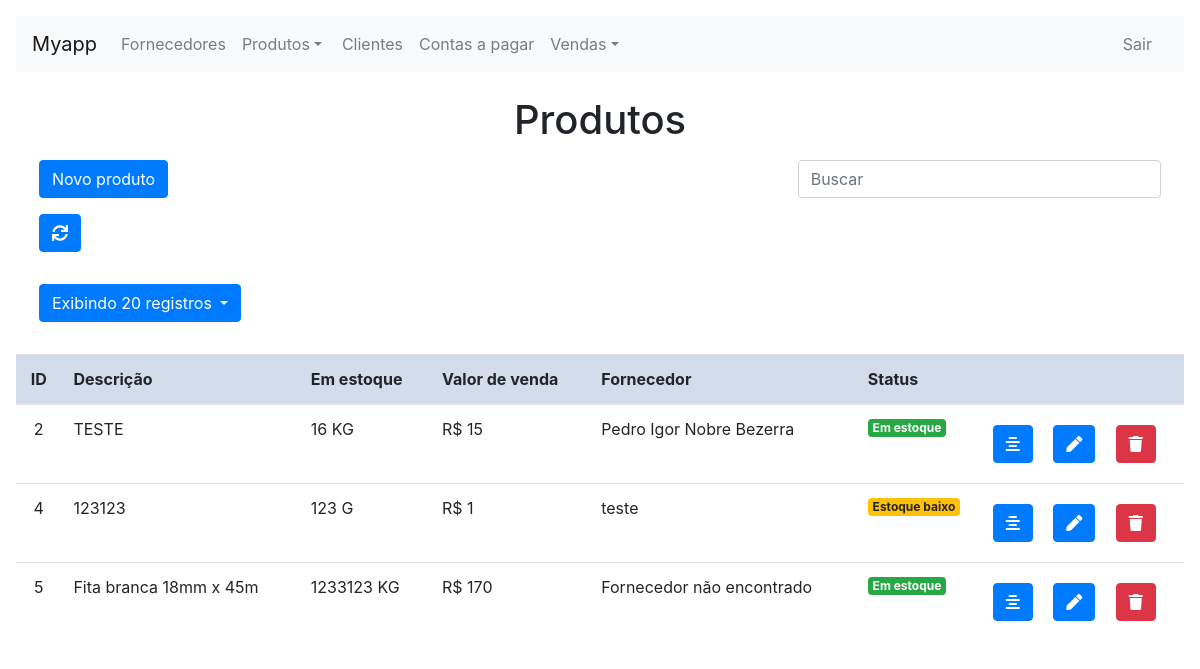
Page /product.php on the earlier database version.
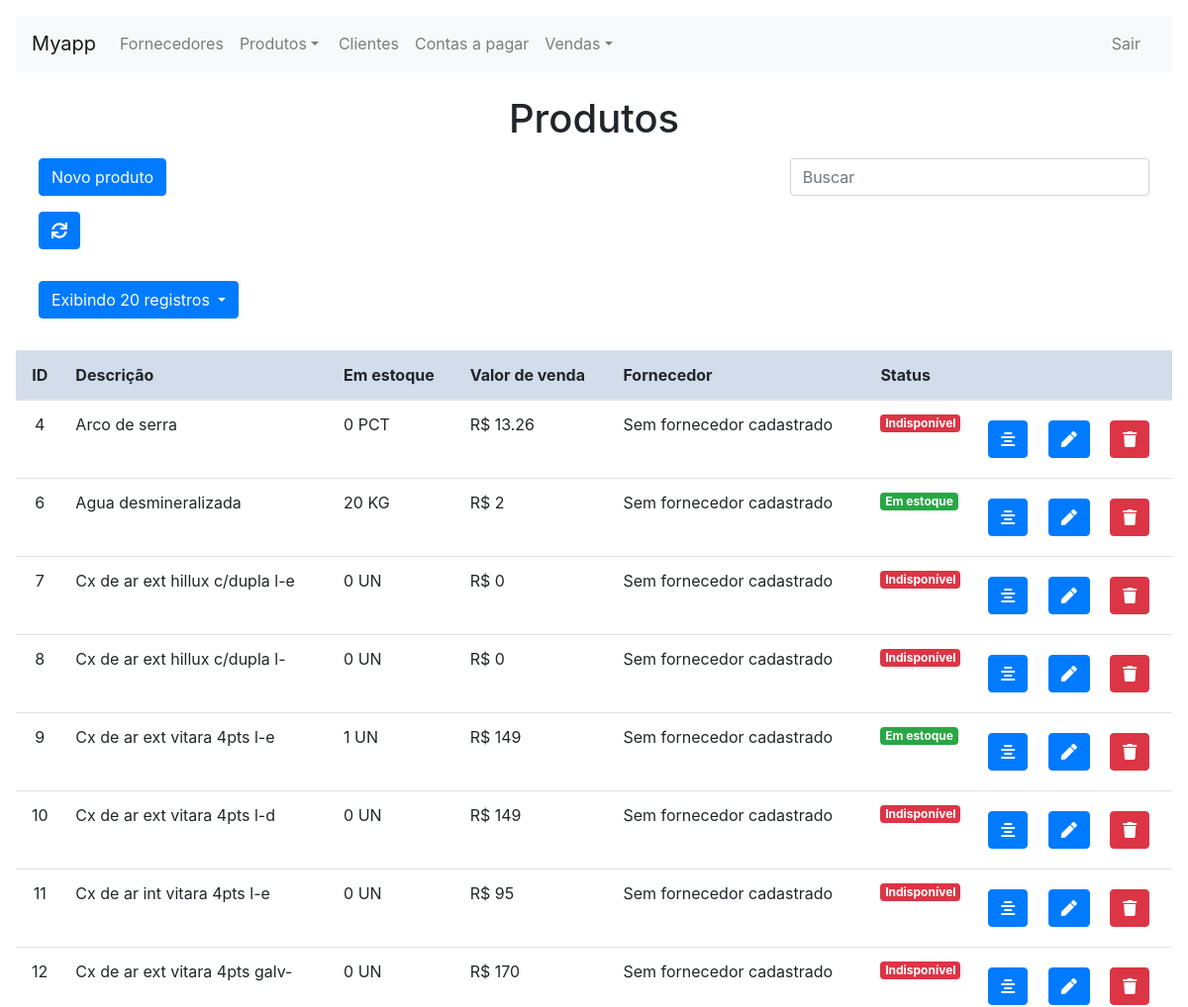
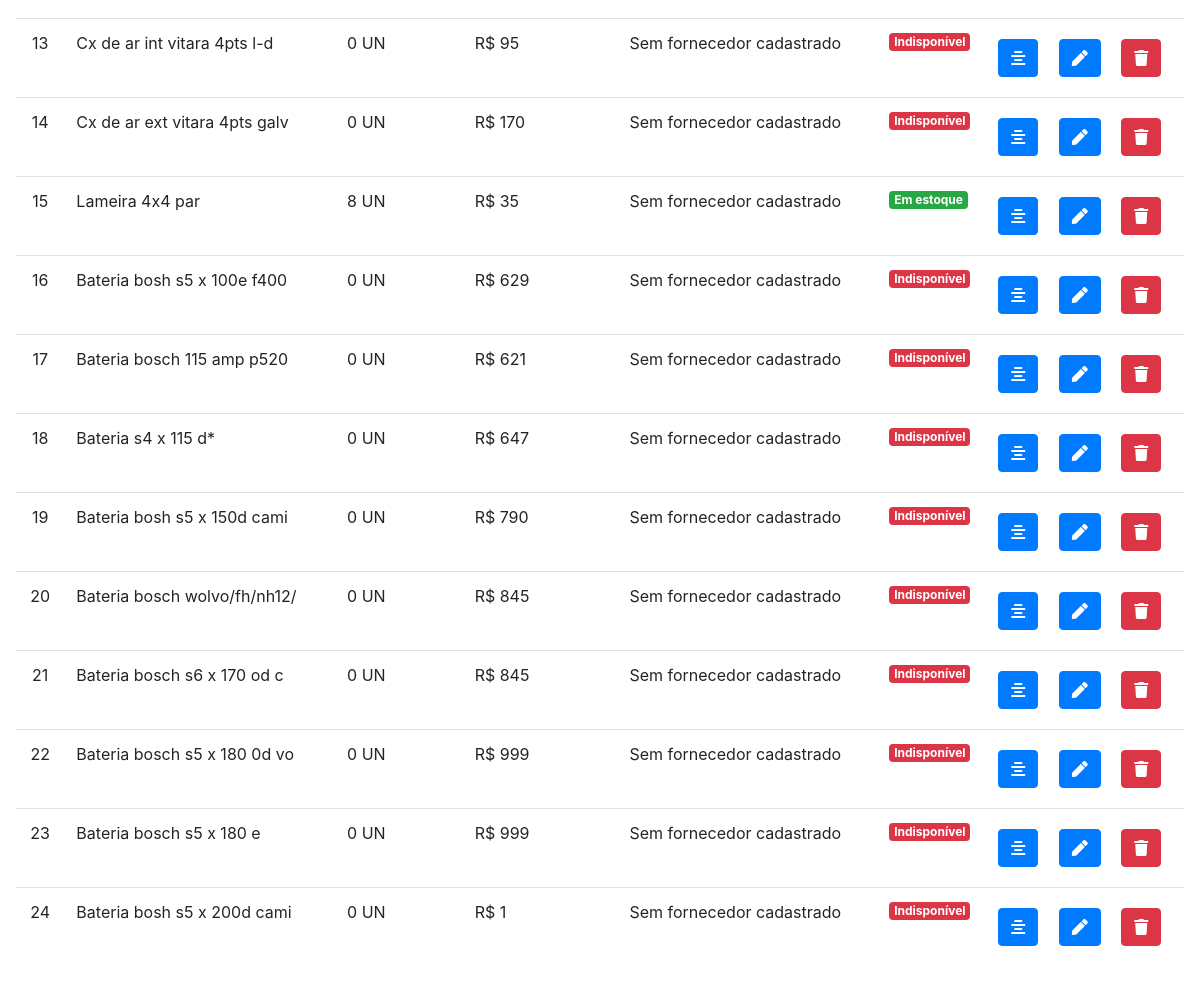
Same page on the later database version (2 pictures, top to bottom).
### tables this page shows
CREATE TABLE `product` (
  `ID` int(11) NOT NULL,
  `DESCRIPTION` text NOT NULL,
  `QUANTITY` varchar(255) NOT NULL,
  `LOW_STOCK` varchar(255) NOT NULL,
  `FK_ID_UNITY` int(11) NOT NULL,
  `MEASURE` varchar(255) NOT NULL,
  `COST` varchar(255) NOT NULL,
  `SALE_VALUE` varchar(255) DEFAULT NULL,
  `FK_ID_PROVIDER` int(11) NOT NULL,
  `OBSERVATION` text DEFAULT NULL,
  `CREATED_BY` int(11) NOT NULL,
  `CREATED_ON` datetime NOT NULL DEFAULT current_timestamp(),
  `MODIFIED_BY` int(11) DEFAULT NULL,
  `MODIFIED_ON` datetime DEFAULT NULL
);

CREATE TABLE `unity` (
  `ID` int(11) NOT NULL,
  `NAME` varchar(255) NOT NULL,
  `ABREVIATION` varchar(255) NOT NULL,
  `ACTIVE` int(11) NOT NULL,
  `CREATED_BY` int(11) NOT NULL,
  `CREATED_ON` datetime NOT NULL DEFAULT current_timestamp(),
  `MODIFIED_BY` int(11) DEFAULT NULL,
  `MODIFIED_ON` datetime DEFAULT NULL
);

CREATE TABLE `provider` (
  `ID` int(11) NOT NULL,
  `TYPE` varchar(25) NOT NULL,
  `NAME` varchar(255) NOT NULL,
  `PHONE` varchar(255) NOT NULL,
  `MAIL` varchar(255) DEFAULT NULL,
  `CPF_CNPJ` varchar(255) NOT NULL,
  `ZIPCODE` varchar(8) NOT NULL,
  `STREET` varchar(255) NOT NULL,
  `NUMBER` int(11) NOT NULL,
  `NEIGHBORHOOD` varchar(255) NOT NULL,
  `CITY_STATE` varchar(255) NOT NULL,
  `ACTIVE` int(11) NOT NULL,
  `CREATED_BY` int(11) NOT NULL,
  `CREATED_ON` datetime NOT NULL DEFAULT current_timestamp(),
  `MODIFIED_BY` int(11) DEFAULT NULL,
  `MODIFIED_ON` datetime DEFAULT NULL
);

### assist/classes/mProduct.php (called while the page is built, shortened)
<?php
class mProduct extends mConnection {
    public function getProducts($limit = 20) {
        if($limit == 0){
            $sql_limit = "";
        } else {
            $sql_limit = " LIMIT " . $limit;
        }
        $sql = "SELECT * FROM PRODUCT" . $sql_limit;
        $con = $this->Connect();
        $stmt = $con->query($sql);
        return $stmt->fetchAll(PDO::FETCH_ASSOC);
    }
    public function getProviderName($ID) {
        $sql = "SELECT NAME FROM PROVIDER WHERE ID = :ID";
        $con = $this->Connect();
        $stmt = $con->prepare($sql);
        $stmt->bindParam(":ID", $ID, PDO::PARAM_INT);
        $stmt->execute();
        return $stmt->fetch(PDO::FETCH_ASSOC)['NAME'] ?? 'Fornecedor não encontrado';
    }
    public function getAbrevMeasure($ID) {
        $sql = "SELECT ABREVIATION FROM UNITY WHERE ID = :ID";
        $con = $this->Connect();
        $stmt = $con->prepare($sql);
        $stmt->bindParam(":ID", $ID, PDO::PARAM_INT);
        $stmt->execute();
        return $stmt->fetch(PDO::FETCH_ASSOC)['ABREVIATION'];
    }
}

### product.php (the view, shortened to what the changed rows need)
<?php
require_once('assist/classes/mProduct.php');
$mProduct = new mProduct();
if(isset($_POST['limitSelect'])){
    $limit = $_POST['limitSelect'];
    if($limit == 0){
        $_SESSION['limitSelected'] = "todos os";
    } else{
        $_SESSION['limitSelected'] = $limit;
    }
    $products = $mProduct->getProducts($limit);
} else{
    $products = $mProduct->getProducts();
}
?>
<!DOCTYPE html>
<html lang="pt-br">
    <head>
        <?php require_once('components/script.php'); ?>
        <link rel="stylesheet" href="css/button.css"/>
    </head>
    <body>
        <br>
    <center><h1>Produtos</h1></center>
    <br>
    <table id="tabela" class="table table-hover table-responsive-xl">
        <thead>
            <tr>
                <th scope="col"><center>ID</center></th>
    <th scope="col">Descrição</th>
    <th scope="col">Em estoque</th>
    <th scope="col">Valor de venda</th>
    <th scope="col">Fornecedor</th>
    <th scope="col">Status</th>
    <th scope="col"></th>
</tr>
</thead>
<tbody>
    <?php foreach ($products as $p) { ?>
        <tr>
            <td><center><?= $p['ID'] ?></center></td>
    <td><?= $p['DESCRIPTION'] ?></td>
    <td><?= $p['QUANTITY'] . ' ' . $mProduct->getAbrevMeasure($p['FK_ID_UNITY']) ?> </td>
    <td>R$ <?= $p['SALE_VALUE'] ?></td>
    <td><?= $mProduct->getProviderName($p['FK_ID_PROVIDER']) ?></td>
    <?php if ($p['QUANTITY'] > $p['LOW_STOCK']) { ?>
        <td><h6><span class="badge badge-success">Em estoque</span></h6></td>
    <?php } else if ($p['QUANTITY'] <= $p['LOW_STOCK'] && $p['QUANTITY'] != 0) { ?>
        <td><h6><span class="badge badge-warning">Estoque baixo</span></h6></td>
    <?php } else if ($p['QUANTITY'] <= 0) { ?>
        <td><h6><span class="badge badge-danger">Indisponível</span></h6></td>
    <?php } ?>
    <td>
        <div class="row">
            <div>
                <button type="button" class="btn btn-primary btn-row" data-toggle="modal" data-target="#infoProduct" title="Detalhes do produto" onclick="productInfo(<?= $p['ID'] ?>)" >
                    <i class="fas fa-align-center"></i>
                </button>
                <button type="button" class="btn btn-primary btn-row" data-toggle="modal" data-target="#editProduct" title="Editar produto" onclick="productEdit(<?= $p['ID'] ?>)" >
                    <i class="fas fa-pen"></i>
                </button>
                <button type="button" class="btn btn-danger btn-row" data-toggle="modal" data-target="#deleteProduct" title="Excluir produto" onclick="productDelete(<?= $p['ID'] ?>)">
                    <i class="fas fa-trash"></i>
                </button>
            </div>
        </div>
    </td>
    </tr>
<?php } ?>
</tbody>
</table>
</body>
</html>

Differences in the rows shown:
removed product: ID "2", DESCRIPTION "TESTE", QUANTITY "16", FK_ID_UNITY.ABREVIATION "KG", SALE_VALUE "15", FK_ID_PROVIDER.NAME "Pedro Igor Nobre Bezerra", LOW_STOCK "Em estoque"
removed product: ID "5", DESCRIPTION "Fita branca 18mm x 45m", QUANTITY "1233123", FK_ID_UNITY.ABREVIATION "KG", SALE_VALUE "170", ProviderName "Fornecedor não encontrado", LOW_STOCK "Em estoque"
changed product id 4: DESCRIPTION "123123" → "Arco de serra"; QUANTITY "123" → "0"; FK_ID_UNITY.ABREVIATION "G" → "PCT"; SALE_VALUE "1" → "13.26"; FK_ID_PROVIDER.NAME "teste" → "Sem fornecedor cadastrado"; QUANTITY "Estoque baixo" → "Indisponível"
added product: ID "6", DESCRIPTION "Agua desmineralizada", QUANTITY "20", FK_ID_UNITY.ABREVIATION "KG", SALE_VALUE "2", FK_ID_PROVIDER.NAME "Sem fornecedor cadastrado", LOW_STOCK "Em estoque"
added product: ID "7", DESCRIPTION "Cx de ar ext hillux c/dupla l-e", QUANTITY "0", FK_ID_UNITY.ABREVIATION "UN", SALE_VALUE "0", FK_ID_PROVIDER.NAME "Sem fornecedor cadastrado", LOW_STOCK "Indisponível"
added product: ID "8", DESCRIPTION "Cx de ar ext hillux c/dupla l-", QUANTITY "0", FK_ID_UNITY.ABREVIATION "UN", SALE_VALUE "0", FK_ID_PROVIDER.NAME "Sem fornecedor cadastrado", LOW_STOCK "Indisponível"
added product: ID "9", DESCRIPTION "Cx de ar ext vitara 4pts l-e", QUANTITY "1", FK_ID_UNITY.ABREVIATION "UN", SALE_VALUE "149", FK_ID_PROVIDER.NAME "Sem fornecedor cadastrado", LOW_STOCK "Em estoque"
added product: ID "10", DESCRIPTION "Cx de ar ext vitara 4pts l-d", QUANTITY "0", FK_ID_UNITY.ABREVIATION "UN", SALE_VALUE "149", FK_ID_PROVIDER.NAME "Sem fornecedor cadastrado", LOW_STOCK "Indisponível"
added product: ID "11", DESCRIPTION "Cx de ar int vitara 4pts l-e", QUANTITY "0", FK_ID_UNITY.ABREVIATION "UN", SALE_VALUE "95", FK_ID_PROVIDER.NAME "Sem fornecedor cadastrado", LOW_STOCK "Indisponível"
added product: ID "12", DESCRIPTION "Cx de ar ext vitara 4pts galv-", QUANTITY "0", FK_ID_UNITY.ABREVIATION "UN", SALE_VALUE "170", FK_ID_PROVIDER.NAME "Sem fornecedor cadastrado", LOW_STOCK "Indisponível"
added product: ID "13", DESCRIPTION "Cx de ar int vitara 4pts l-d", QUANTITY "0", FK_ID_UNITY.ABREVIATION "UN", SALE_VALUE "95", FK_ID_PROVIDER.NAME "Sem fornecedor cadastrado", LOW_STOCK "Indisponível"
added product: ID "14", DESCRIPTION "Cx de ar ext vitara 4pts galv", QUANTITY "0", FK_ID_UNITY.ABREVIATION "UN", SALE_VALUE "170", FK_ID_PROVIDER.NAME "Sem fornecedor cadastrado", LOW_STOCK "Indisponível"
added product: ID "15", DESCRIPTION "Lameira 4x4 par", QUANTITY "8", FK_ID_UNITY.ABREVIATION "UN", SALE_VALUE "35", FK_ID_PROVIDER.NAME "Sem fornecedor cadastrado", LOW_STOCK "Em estoque"
added product: ID "16", DESCRIPTION "Bateria bosh s5 x 100e f400", QUANTITY "0", FK_ID_UNITY.ABREVIATION "UN", SALE_VALUE "629", FK_ID_PROVIDER.NAME "Sem fornecedor cadastrado", LOW_STOCK "Indisponível"
added product: ID "17", DESCRIPTION "Bateria bosch 115 amp p520", QUANTITY "0", FK_ID_UNITY.ABREVIATION "UN", SALE_VALUE "621", FK_ID_PROVIDER.NAME "Sem fornecedor cadastrado", LOW_STOCK "Indisponível"
added product: ID "18", DESCRIPTION "Bateria s4 x 115 d*", QUANTITY "0", FK_ID_UNITY.ABREVIATION "UN", SALE_VALUE "647", FK_ID_PROVIDER.NAME "Sem fornecedor cadastrado", LOW_STOCK "Indisponível"
added product: ID "19", DESCRIPTION "Bateria bosh s5 x 150d cami", QUANTITY "0", FK_ID_UNITY.ABREVIATION "UN", SALE_VALUE "790", FK_ID_PROVIDER.NAME "Sem fornecedor cadastrado", LOW_STOCK "Indisponível"
added product: ID "20", DESCRIPTION "Bateria bosch wolvo/fh/nh12/", QUANTITY "0", FK_ID_UNITY.ABREVIATION "UN", SALE_VALUE "845", FK_ID_PROVIDER.NAME "Sem fornecedor cadastrado", LOW_STOCK "Indisponível"
added product: ID "21", DESCRIPTION "Bateria bosch s6 x 170 od c", QUANTITY "0", FK_ID_UNITY.ABREVIATION "UN", SALE_VALUE "845", FK_ID_PROVIDER.NAME "Sem fornecedor cadastrado", LOW_STOCK "Indisponível"
added product: ID "22", DESCRIPTION "Bateria bosch s5 x 180 0d vo", QUANTITY "0", FK_ID_UNITY.ABREVIATION "UN", SALE_VALUE "999", FK_ID_PROVIDER.NAME "Sem fornecedor cadastrado", LOW_STOCK "Indisponível"
added product: ID "23", DESCRIPTION "Bateria bosch s5 x 180 e", QUANTITY "0", FK_ID_UNITY.ABREVIATION "UN", SALE_VALUE "999", FK_ID_PROVIDER.NAME "Sem fornecedor cadastrado", LOW_STOCK "Indisponível"
added product: ID "24", DESCRIPTION "Bateria bosh s5 x 200d cami", QUANTITY "0", FK_ID_UNITY.ABREVIATION "UN", SALE_VALUE "1", FK_ID_PROVIDER.NAME "Sem fornecedor cadastrado", LOW_STOCK "Indisponível"
